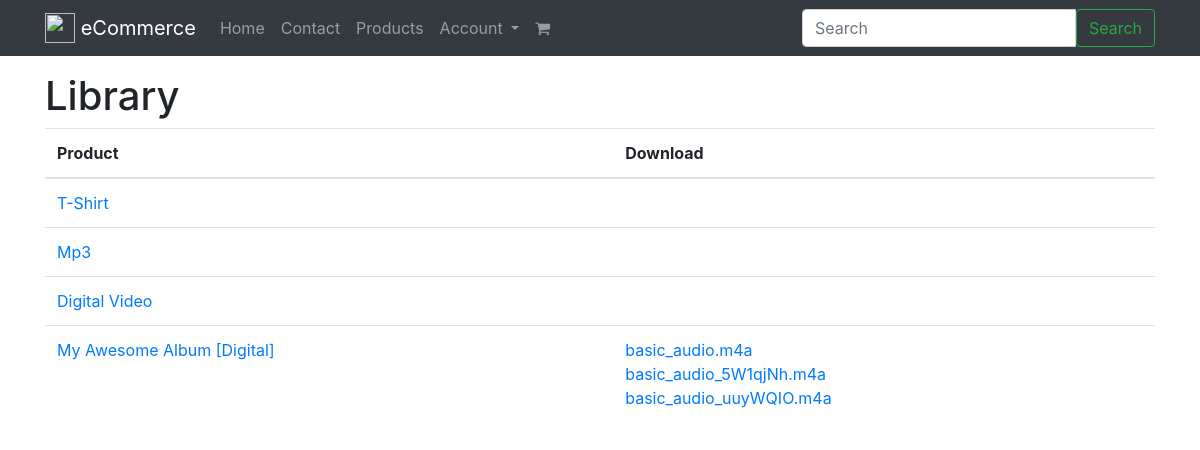
The app's page /library/ (signed in), older data.
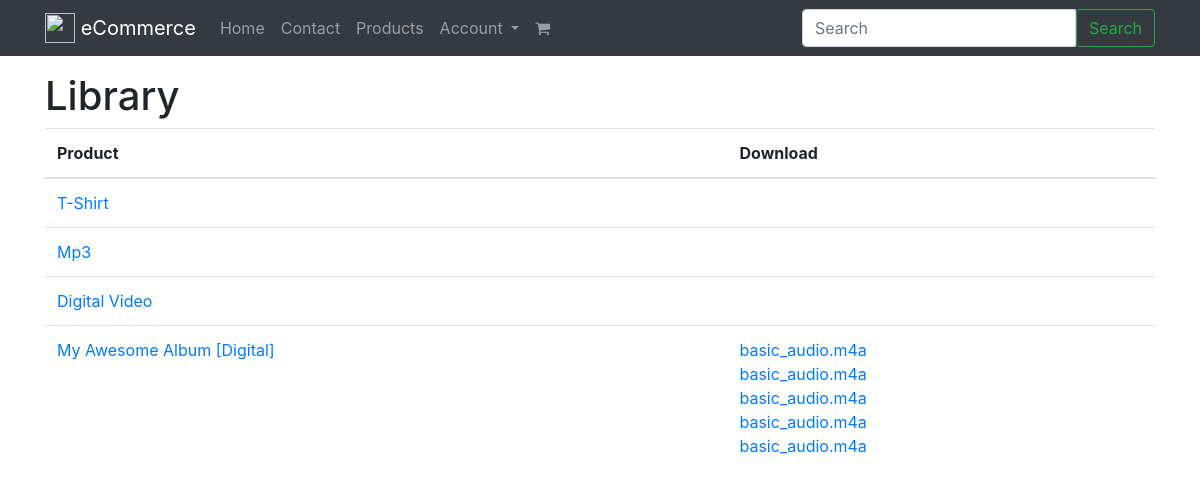
The same page, newer data.
### products/models.py (models this page shows, shortened)
class Product(models.Model):
    title           = models.CharField(max_length=120)
    slug            = models.SlugField(blank=True, unique=True)
    description     = models.TextField()
    price           = models.DecimalField(decimal_places=2, max_digits=20, default=39.99)
    image           = models.ImageField(upload_to=upload_image_path, null=True, blank=True)
    featured        = models.BooleanField(default=False)
    active          = models.BooleanField(default=True)
    timestamp       = models.DateTimeField(auto_now_add=True)
    is_digital      = models.BooleanField(default=False) # User Library
    objects = ProductManager()
    def get_absolute_url(self):
        return reverse("products:detail", kwargs={"slug": self.slug})
    def get_downloads(self):
        qs = self.productfile_set.all()
        return qs

class ProductFile(models.Model):
    product         = models.ForeignKey(Product)
    file            = models.FileField(
                        upload_to=upload_product_file_loc,
                        storage=ProtectedS3Storage(), #FileSystemStorage(location=settings.PROTECTED_ROOT)
                        ) # path
    free            = models.BooleanField(default=False) # purchase required
    user_required   = models.BooleanField(default=False) # user doesn't matter
    def get_download_url(self): # detail view
        return reverse("products:download",
                    kwargs={"slug": self.product.slug, "pk": self.pk}
                )
    @property
    def name(self):
        return get_filename(self.file.name)

### orders/views.py (the view)
# urls.py: url(r'^library/$', LibraryView.as_view(), name='library'),
class LibraryView(LoginRequiredMixin, ListView):
    template_name = 'orders/library.html'
    def get_queryset(self):
        return ProductPurchase.objects.products_by_request(self.request) #.by_request(self.request).digital()

### billing/models.py (called while the page is built)
    def new_or_get(self, request):
        user = request.user
        guest_email_id = request.session.get('guest_email_id')
        created = False
        obj = None
        if user.is_authenticated():
            obj, created = self.model.objects.get_or_create(
                            user=user, email=user.email)
        elif guest_email_id is not None:
            'guest user checkout; auto reloads payment stuff'
            guest_email_obj = GuestEmail.objects.get(id=guest_email_id)
            obj, created = self.model.objects.get_or_create(
                                            email=guest_email_obj.email)
        else:
            pass
        return obj, created

### ecommerce/utils.py (called while the page is built)
def get_filename(path): #/abc/filename.mp4
    return os.path.basename(path)

### orders/models.py (called while the page is built)
    def digital(self):
        return self.filter(product__is_digital=True)

    def by_request(self, request):
        billing_profile, created = BillingProfile.objects.new_or_get(request)
        return self.filter(billing_profile=billing_profile)

    def get_queryset(self):
        return ProductPurchaseQuerySet(self.model, using=self._db)

    def by_request(self, request):
        return self.get_queryset().by_request(request)

    def products_by_id(self, request):
        qs = self.by_request(request).digital()
        ids_ = [x.product.id for x in qs]
        return ids_

    def products_by_request(self, request):
        ids_ = self.products_by_id(request)
        products_qs = Product.objects.filter(id__in=ids_).distinct()
        return products_qs

### products/models.py (called while the page is built)
    def get_queryset(self):
        return ProductQuerySet(self.model, using=self._db)

### orders/templates/orders/library.html
{% extends "base.html" %}
{% block content %}
<div class='row'>
    <div class='col-12'>
        <h1>Library</h1>
    </div>
</div>
<div class='row'>
    <div class='col'>
        <table class='table'>
            <thead><th>Product</th><th>Download</th></thead>
            <tbody>
                {% for object in object_list %}
                    <tr>
                        <td><a href='{{ object.get_absolute_url }}'>{{ object.title }}</a></td>
                        <td>{% for download in object.get_downloads %}
                                <a href='{{ download.get_download_url }}'>{{download.name }}</a><br/>
                            {% endfor %}
                        </td>
                    </tr>
                {% empty %}
                <tr><td colspan="3"><p class='lead'>No orders yet.</td></tr>
                {% endfor %}
            </tbody>
        </table>
    </div>
</div>
{% endblock %}

### templates/base.html (shortened to what this page needs)
{% load static %}
<!DOCTYPE html>
    <html lang="en">
    <head>
        {% include 'base/css.html' %}
    </head>
    <body>
      {% include 'base/navbar.html' with brand_name='eCommerce' %}
      <div class='container'>
      {% block content %}{% endblock %}
    </div>
    </body>
  </html>

### templates/base/css.html (shortened to what this page needs)
{% load static %}
<link rel="stylesheet" href="https://maxcdn.bootstrapcdn.com/bootstrap/4.0.0-beta/css/bootstrap.min.css">
<link rel='stylesheet' href='https://maxcdn.bootstrapcdn.com/font-awesome/4.7.0/css/font-awesome.min.css' />
<link rel="stylesheet" href="https://cdnjs.cloudflare.com/ajax/libs/jquery-confirm/3.3.0/jquery-confirm.min.css">
<link rel="stylesheet" href="{% static 'css/stripe-custom-style.css' %}">

### templates/base/navbar.html (shortened to what this page needs)
{% url 'home' as home_url %}
{% url 'contact' as contact_url %}
{% url 'products:list' as product_list_url %}
{% url 'login' as login_url %}
{% url 'logout' as logout_url %}
{% url 'register' as register_url %}
{% url 'account:home' as account_url %}
{% url 'cart:home' as cart_url %}
<nav class="navbar navbar-expand-lg navbar-dark bg-dark mb-3">
   <div class='container'>
  <a class="navbar-brand" href="{{ home_url }}">
    <img src="//getbootstrap.com/assets/brand/bootstrap-solid.svg" width="30" height="30" class="d-inline-block align-top" alt="">
    {% if brand_name %} {{brand_name }} {% else %}CFE eCommerce {% endif %}
  </a>
  <div class="collapse navbar-collapse" id="navbarSupportedContent">
    <ul class="navbar-nav mr-auto">
      <li class="nav-item {% if request.path == home_url %}active{% endif %}">
        <a class="nav-link" href="{{ home_url }}">Home <span class="sr-only">(current)</span></a>
      </li>
      <li class="nav-item {% if request.path == contact_url %}active{% endif %}">
        <a class="nav-link" href="{{ contact_url }}">Contact</a>
      </li>
      <li class="nav-item {% if request.path == product_list_url %}active{% endif %}">
        <a class="nav-link" href="{{ product_list_url }}">Products</a>
      </li>
      {% if request.user.is_authenticated %}
       <li class="nav-item dropdown">
        <a class="nav-link dropdown-toggle" href="#" id="navbarDropdown" role="button" data-toggle="dropdown" aria-haspopup="true" aria-expanded="false">
          Account
        </a>
      </li>
      {% endif %}
      <li class="nav-item {% if request.path == cart_url %}active{% endif %}">
        <a class="nav-link" href="{{ cart_url }}"> <i class="fa fa-shopping-cart" aria-hidden="true"></i></a>
      </li>
    </ul>
    {% include 'search/snippets/search-form.html' %}
  </div>
</div>
</nav>

### search/templates/search/snippets/search-form.html
<form method='GET' action='{% url "search:query" %}' class="form my-2 my-lg-0 search-form">
  <div class='input-group'>
    <input class="form-control" type="text" placeholder="Search" name='q' aria-label="Search" value='{{ request.GET.q }}'>
    <span class='input-group-btn'>
        <button class="btn btn-outline-success" type="submit">Search</button>
    </span>
    </div>
</form>

### templates/base/js.html (shortened to what this page needs)
{% load static %}

Row changes from the older to the newer data that the page shows:
changed ProductFile (number 2 of 5 on the later page): name "basic_audio_5W1qjNh.m4a" → "basic_audio.m4a"
changed ProductFile (number 3 of 5 on the later page): name "basic_audio_uuyWQIO.m4a" → "basic_audio.m4a"
added ProductFile: name "basic_audio.m4a", shown under Product "My Awesome Album [Digital]"
added ProductFile: name "basic_audio.m4a", shown under Product "My Awesome Album [Digital]"
